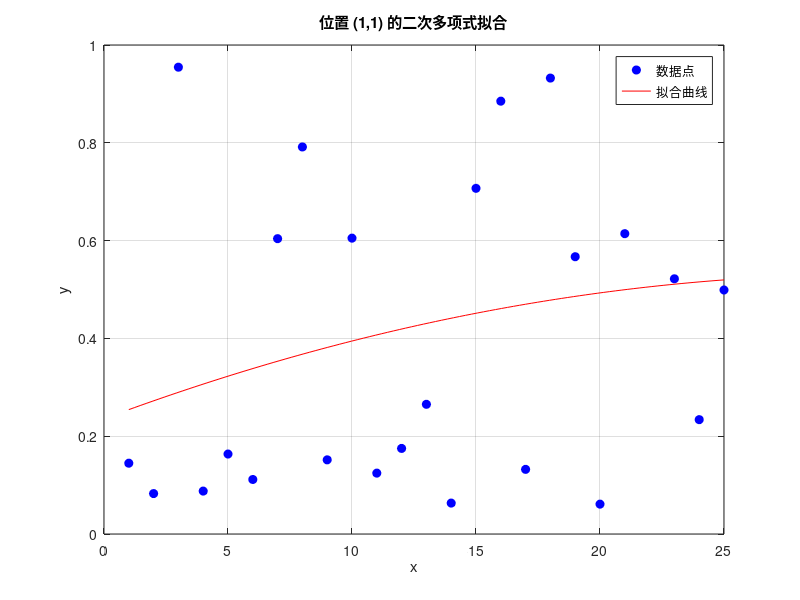

MATLAB code to generate this figure:
clc;
clear;
close all;

% 数据点
x = 1:25;  % x 是一个 1x25 的向量
y = rand(25, 6, 4);  % y 是一个 25x6x4 的随机矩阵，用实际数据替换

% 获取 y 的维度
[dim1, dim2, dim3] = size(y);

% 初始化存储拟合系数的矩阵
coefficients = zeros(3, dim2, dim3);

% 对每个 6x4 矩阵的每个元素进行二次多项式拟合
for i = 1:dim2
    for j = 1:dim3
        % 获取 y 中每个位置的时间序列
        y_series = squeeze(y(:, i, j));

        % 进行二次多项式拟合
        p = polyfit(x, y_series, 2);

        % 存储拟合系数
        coefficients(:, i, j) = p;
    end
end

% 打印结果
disp('拟合得到的系数 (每个位置对应一个响应变量):');
disp(coefficients);

% 可视化拟合结果（例如对某个位置 (1,1) 的拟合结果进行可视化）
figure;
y_series = squeeze(y(:, 1, 1));
p = coefficients(:, 1, 1);
x_fit = linspace(min(x), max(x), 100);
y_fit = polyval(p, x_fit);
plot(x, y_series, 'bo', 'MarkerFaceColor', 'b'); % 原始数据点
hold on;
plot(x_fit, y_fit, 'r-'); % 拟合曲线
xlabel('x');
ylabel('y');
title('位置 (1,1) 的二次多项式拟合');
legend('数据点', '拟合曲线');
grid on;
hold off;
